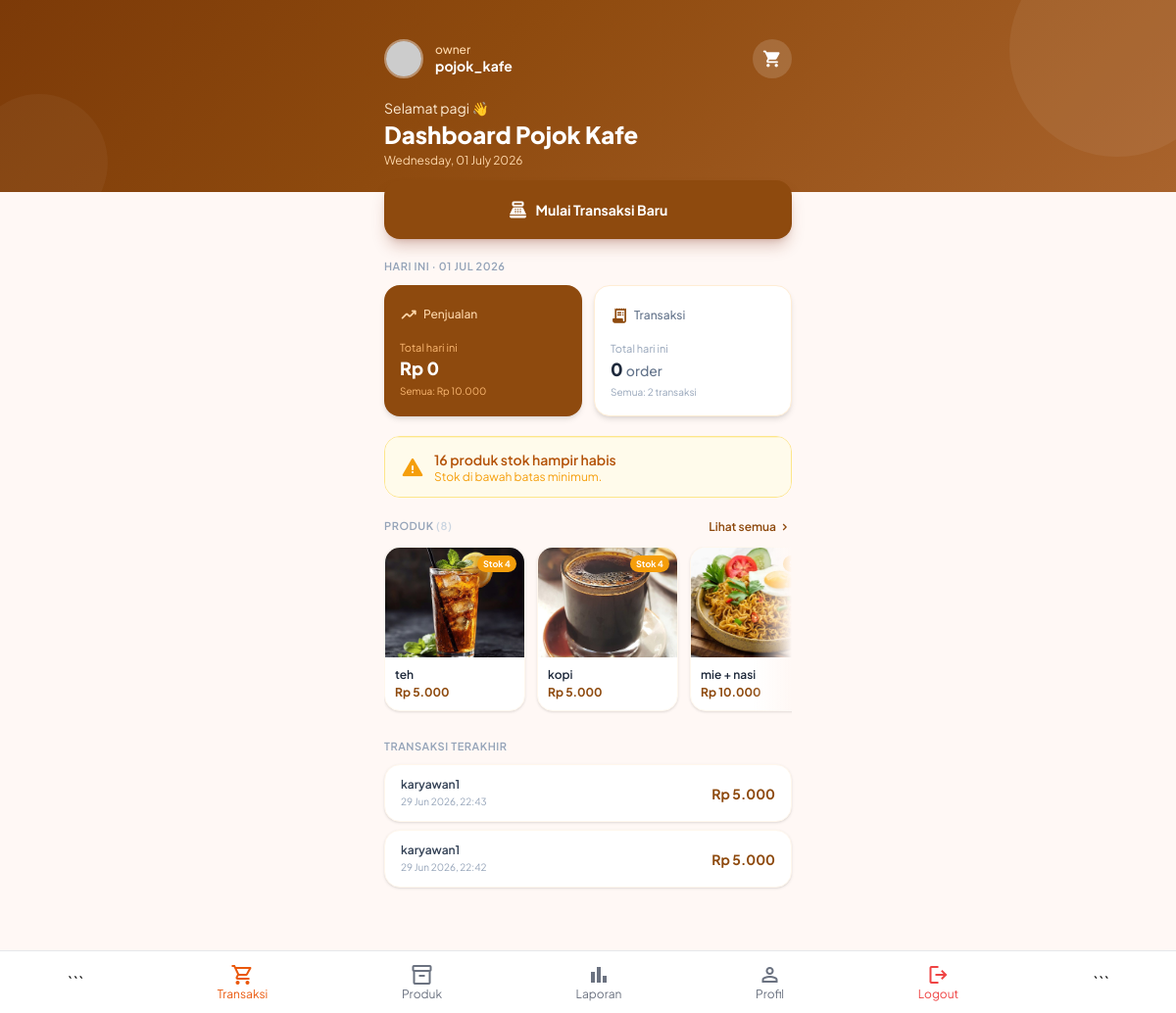
The page /karyawan/dashboard.php (signed in) on the database its author committed.
### tables this page shows
CREATE TABLE `users` (
  `id` int(11) NOT NULL,
  `role_id` int(11) NOT NULL,
  `username` varchar(100) NOT NULL,
  `password` varchar(255) NOT NULL,
  `nama_lengkap` varchar(100) NOT NULL,
  `email` varchar(100) DEFAULT NULL,
  `foto` varchar(255) DEFAULT NULL,
  `status` enum('aktif','nonaktif') DEFAULT 'aktif',
  `created_at` timestamp NOT NULL DEFAULT current_timestamp()
);

CREATE TABLE `roles` (
  `id` int(11) NOT NULL,
  `name` varchar(50) NOT NULL
);

CREATE TABLE `products` (
  `id` int(11) NOT NULL,
  `category_id` int(11) DEFAULT NULL,
  `nama_produk` varchar(100) NOT NULL,
  `harga` decimal(12,2) NOT NULL,
  `stok` int(11) DEFAULT 0,
  `foto` varchar(255) DEFAULT NULL,
  `stok_minimum` int(11) DEFAULT 5,
  `created_at` timestamp NOT NULL DEFAULT current_timestamp()
);

CREATE TABLE `transactions` (
  `id` int(11) NOT NULL,
  `kode_transaksi` varchar(30) DEFAULT NULL,
  `user_id` int(11) NOT NULL,
  `total` decimal(12,2) NOT NULL,
  `uang_diterima` decimal(12,2) DEFAULT 0.00,
  `kembalian` decimal(12,2) DEFAULT 0.00,
  `metode_pembayaran` enum('cash','qris') NOT NULL DEFAULT 'cash',
  `tanggal` datetime DEFAULT current_timestamp()
);

### karyawan/dashboard.php (the view, shortened to what this page needs)
<?php
include "../koneksi.php";
$user_id = $_SESSION['id'] ?? null;
$stmtU = mysqli_prepare($conn, "SELECT u.*, r.name AS role_name FROM users u JOIN roles r ON r.id = u.role_id WHERE u.id = ?");
mysqli_stmt_bind_param($stmtU, "i", $user_id);
mysqli_stmt_execute($stmtU);
$user = mysqli_fetch_assoc(mysqli_stmt_get_result($stmtU));
$fotoUser = (!empty($user['foto']) && file_exists("../uploads/" . $user['foto']))
    ? "../uploads/" . $user['foto']
    : "https://ui-avatars.com/api/?name=" . urlencode($user['nama_lengkap']) . "&background=8e4a0e&color=fff&size=80";
$today = date('Y-m-d');
$q1 = mysqli_query($conn, "SELECT COALESCE(SUM(total),0) AS total FROM transactions WHERE DATE(tanggal) = '$today'");
$penjualanHariIni = (int) mysqli_fetch_assoc($q1)['total'];
$q1b = mysqli_query($conn, "SELECT COALESCE(SUM(total),0) AS total FROM transactions");
$penjualanTotal = (int) mysqli_fetch_assoc($q1b)['total'];
$q2 = mysqli_query($conn, "SELECT COUNT(*) AS total FROM transactions WHERE DATE(tanggal) = '$today'");
$transaksiHariIni = (int) mysqli_fetch_assoc($q2)['total'];
$q2b = mysqli_query($conn, "SELECT COUNT(*) AS total FROM transactions");
$transaksiTotal = (int) mysqli_fetch_assoc($q2b)['total'];
$q3 = mysqli_query($conn, "SELECT COUNT(*) AS total FROM products WHERE stok <= stok_minimum AND stok > 0");
$stokRendah = (int) mysqli_fetch_assoc($q3)['total'];
$q4 = mysqli_query($conn, "SELECT COUNT(*) AS total FROM products WHERE stok = 0");
$stokHabis = (int) mysqli_fetch_assoc($q4)['total'];
$qProduk = mysqli_query($conn, "SELECT * FROM products ORDER BY id DESC LIMIT 8");
$jumlahProduk = mysqli_num_rows($qProduk);
$qTrx = mysqli_query($conn, "
    SELECT t.*, u.nama_lengkap
    FROM transactions t
    JOIN users u ON u.id = t.user_id
    ORDER BY t.tanggal DESC
    LIMIT 5
");
$jam = (int) date('H');
$sapaan = match(true) {
    $jam < 11 => "Selamat pagi",
    $jam < 15 => "Selamat siang",
    $jam < 19 => "Selamat sore",
    default   => "Selamat malam",
};
$namaTampil = $user['nama_lengkap'] ?? 'Kasir';
?>
<!DOCTYPE html>
<html lang="id">
<head>
<script src="https://cdn.tailwindcss.com"></script>
</head>
<body class="pb-28">
<header class="header-bg text-white">
  <div class="relative z-10 max-w-md mx-auto px-4 pt-10 pb-6">
    <div class="flex items-center justify-between mb-5">
      <div class="flex items-center gap-3">
        <img src="<?= htmlspecialchars($fotoUser) ?>"
             class="w-10 h-10 rounded-full object-cover border-2 border-white/40"
             onerror="this.src='https://ui-avatars.com/api/?name=U&background=8e4a0e&color=fff'">
        <div>
          <p class="text-orange-200 text-xs font-medium"><?= htmlspecialchars($user['role_name'] ?? 'Karyawan') ?></p>
          <p class="font-bold text-sm leading-tight"><?= htmlspecialchars($namaTampil) ?></p>
        </div>
      </div>
      <a href="transaksi.php" class="relative w-10 h-10 flex items-center justify-center rounded-full bg-white/15 hover:bg-white/25 transition" aria-label="Keranjang">
        <span class="material-symbols-rounded text-xl">shopping_cart</span>
      </a>
    </div>
    <p class="text-orange-100 text-sm"><?= $sapaan ?> 👋</p>
    <h1 class="text-2xl font-extrabold leading-tight mt-0.5">Dashboard Pojok Kafe</h1>
    <p class="text-orange-200 text-xs mt-1"><?= date('l, d F Y') ?></p>
  </div>
</header>
<main class="max-w-md mx-auto px-4 space-y-5 -mt-3 relative z-10">
  <a href="produk.php"
     class="flex items-center justify-center gap-2 bg-[#8e4a0e] hover:bg-[#7a3e0b] active:scale-[.98] text-white rounded-2xl py-4 font-bold text-sm shadow-lg shadow-orange-900/25 transition-all">
    <span class="material-symbols-rounded text-xl">point_of_sale</span>
    Mulai Transaksi Baru
  </a>
  <div>
    <p class="text-[11px] font-semibold text-slate-400 uppercase tracking-wider mb-2.5">Hari Ini · <?= date('d M Y') ?></p>
    <div class="grid grid-cols-2 gap-3">
      <div class="stat-card bg-[#8e4a0e] text-white rounded-2xl p-4 shadow-md">
        <div class="flex items-center gap-1.5 mb-3">
          <span class="material-symbols-rounded text-orange-200 text-lg">trending_up</span>
          <span class="text-xs font-medium text-orange-200">Penjualan</span>
        </div>
        <p class="text-[11px] text-orange-300 mb-0.5">Total hari ini</p>
        <p class="text-lg font-extrabold leading-tight">Rp <?= number_format($penjualanHariIni, 0, ',', '.') ?></p>
        <p class="text-[10px] text-orange-300 mt-1">Semua: Rp <?= number_format($penjualanTotal, 0, ',', '.') ?></p>
      </div>
      <div class="stat-card bg-white rounded-2xl p-4 shadow-md border border-orange-100">
        <div class="flex items-center gap-1.5 mb-3">
          <span class="material-symbols-rounded text-[#8e4a0e] text-lg">receipt_long</span>
          <span class="text-xs font-medium text-slate-500">Transaksi</span>
        </div>
        <p class="text-[11px] text-slate-400 mb-0.5">Total hari ini</p>
        <p class="text-lg font-extrabold text-slate-800 leading-tight"><?= $transaksiHariIni ?> <span class="text-sm font-medium text-slate-500">order</span></p>
        <p class="text-[10px] text-slate-400 mt-1">Semua: <?= $transaksiTotal ?> transaksi</p>
      </div>
    </div>
  </div>
  <?php if ($stokHabis > 0 || $stokRendah > 0): ?>
  <div class="rounded-2xl overflow-hidden border border-amber-200">
    <?php if ($stokRendah > 0): ?>
    <div class="bg-amber-50 px-4 py-3 flex items-center gap-2.5 border-t border-amber-100">
      <span class="material-symbols-rounded text-amber-500">warning</span>
      <div>
        <p class="text-sm font-semibold text-amber-700"><?= $stokRendah ?> produk stok hampir habis</p>
        <p class="text-xs text-amber-500">Stok di bawah batas minimum.</p>
      </div>
    </div>
    <?php endif; ?>
  </div>
  <?php endif; ?>
  <div>
    <div class="flex items-center justify-between mb-2.5">
      <p class="text-[11px] font-semibold text-slate-400 uppercase tracking-wider">Produk <span class="text-slate-300">(<?= $jumlahProduk ?>)</span></p>
      <a href="produk.php" class="text-xs font-semibold text-[#8e4a0e] flex items-center gap-0.5">
        Lihat semua <span class="material-symbols-rounded text-sm">chevron_right</span>
      </a>
    </div>
    <?php if ($jumlahProduk === 0): ?>
    <div class="bg-white border border-dashed border-orange-200 rounded-2xl py-10 text-center">
      <span class="material-symbols-rounded text-4xl text-orange-200">inventory_2</span>
      <p class="text-sm font-semibold text-slate-600 mt-2">Belum ada produk</p>
      <a href="produk.php" class="inline-block mt-3 px-4 py-2 bg-[#8e4a0e] text-white text-xs font-semibold rounded-xl">+ Tambah Produk</a>
    </div>
    <?php else: ?>
    <div class="relative">
      <div class="flex gap-3 overflow-x-auto hide-sb pb-2">
        <?php while ($p = mysqli_fetch_assoc($qProduk)):
          $img = !empty($p['foto']) ? "../uploads/" . htmlspecialchars($p['foto']) : "https://via.placeholder.com/200";
          $stok = (int) $p['stok'];
          $stokColor = $stok === 0 ? 'bg-red-500' : ($stok <= 5 ? 'bg-amber-500' : 'bg-green-500');
        ?>
        <a href="produk.php"
           class="product-card flex-shrink-0 bg-white rounded-2xl overflow-hidden shadow border border-orange-50 w-36">
          <div class="relative">
            <img src="<?= $img ?>" class="w-full h-28 object-cover bg-orange-50"
                 onerror="this.src='https://via.placeholder.com/200'">
            <span class="absolute top-2 right-2 <?= $stokColor ?> text-white text-[9px] font-bold px-1.5 py-0.5 rounded-full">
              <?= $stok === 0 ? 'Habis' : "Stok $stok" ?>
            </span>
          </div>
          <div class="p-2.5">
            <p class="text-xs font-semibold text-slate-800 truncate"><?= htmlspecialchars($p['nama_produk']) ?></p>
            <p class="text-xs font-bold text-[#8e4a0e] mt-0.5">Rp <?= number_format($p['harga'], 0, ',', '.') ?></p>
          </div>
        </a>
        <?php endwhile; ?>
      </div>
    </div>
    <?php endif; ?>
  </div>
  <div class="pb-2">
    <p class="text-[11px] font-semibold text-slate-400 uppercase tracking-wider mb-2.5">Transaksi Terakhir</p>
    <?php $anyTrx = false; while ($trx = mysqli_fetch_assoc($qTrx)): $anyTrx = true; ?>
    <div class="bg-white rounded-2xl px-4 py-3 mb-2 shadow border border-orange-50 flex items-center justify-between">
      <div>
        <p class="text-xs font-semibold text-slate-700"><?= htmlspecialchars($trx['nama_lengkap']) ?></p>
        <p class="text-[10px] text-slate-400 mt-0.5"><?= date('d M Y, H:i', strtotime($trx['tanggal'])) ?></p>
      </div>
      <p class="text-sm font-bold text-[#8e4a0e]">Rp <?= number_format($trx['total'], 0, ',', '.') ?></p>
    </div>
    <?php endwhile; ?>
  </div>
</main>
<?php include "navbar_karyawan.php"; ?>
</body>
</html>

### karyawan/dashboard.php (style rules this page uses)
* { font-family: 'Plus Jakarta Sans', sans-serif; }
.material-symbols-rounded { font-variation-settings:'FILL' 1,'wght' 500,'GRAD' 0,'opsz' 24; user-select:none; }
body { background:#fff8f5; min-height:100dvh; }
.header-bg { background: linear-gradient(135deg, #7c3a08 0%, #8e4a0e 40%, #a9632c 100%); position: relative; overflow: hidden; }
.header-bg::before { content:''; position:absolute; width:220px; height:220px; background:rgba(255,255,255,0.06); border-radius:50%; top:-60px; right:-50px; }
.header-bg::after { content:''; position:absolute; width:140px; height:140px; background:rgba(255,255,255,0.04); border-radius:50%; bottom:-40px; left:-30px; }
.stat-card { transition: transform .15s ease, box-shadow .15s ease; }
.product-card { transition: transform .15s ease; }
.hide-sb { -ms-overflow-style:none; scrollbar-width:none; }

### rows shown on the page
users: role.name "owner", nama_lengkap "pojok_kafe"
products: foto (picture), stok "4", nama_produk "teh", harga "5.000"
products: foto (picture), stok "4", nama_produk "kopi", harga "5.000"
products: foto (picture), nama_produk "mie + nasi", harga "10.000"
transactions: user.nama_lengkap "karyawan1", tanggal "29 Jun 2026, 22:43", total "5.000"
transactions: user.nama_lengkap "karyawan1", tanggal "29 Jun 2026, 22:42", total "5.000"

### other values the page prints
$sapaan "Selamat pagi"
$penjualanHariIni "0"
$penjualanTotal "10.000"
$transaksiHariIni "0"
$transaksiTotal "2"
$stokRendah "16"
$jumlahProduk "8"
